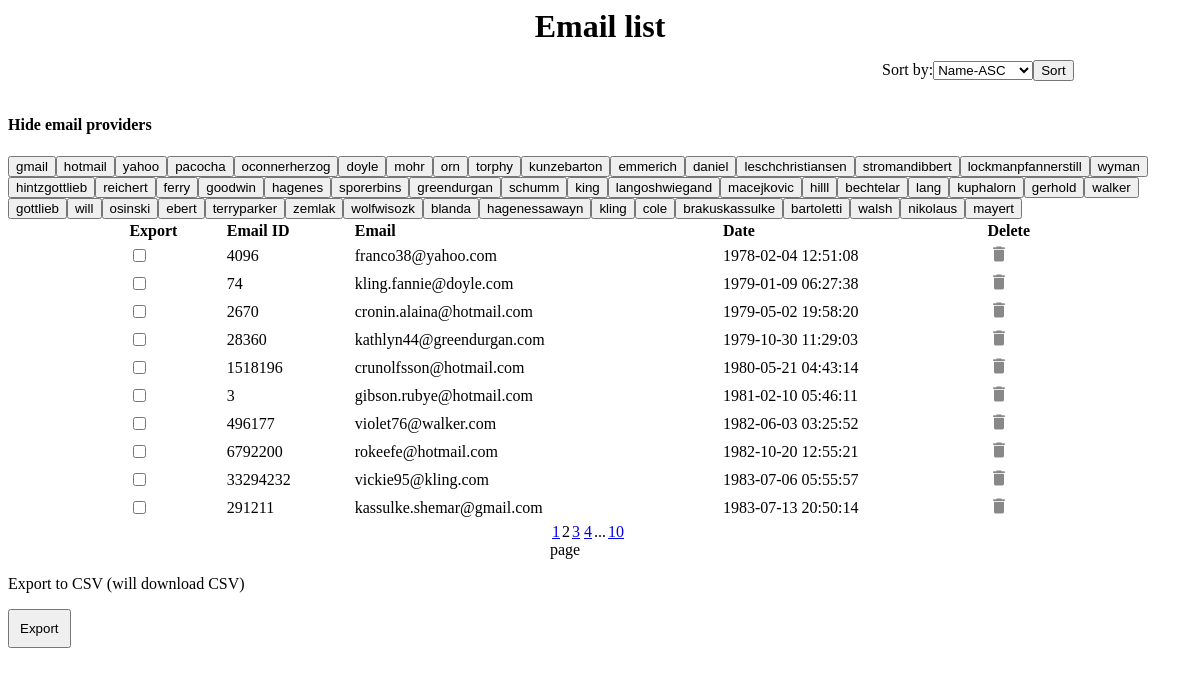
Screenshot of /email_list.php?pageNumber=2 with the database file from the repository.
### tables this page shows
CREATE TABLE `emails` (
  `email_id` int(11) NOT NULL,
  `email` varchar(50) NOT NULL,
  `date` timestamp NOT NULL DEFAULT CURRENT_TIMESTAMP
);

### email_list.php (the view, shortened to what this page needs)
<?php
require_once ('includes/databasecontroll.php');
function getEmails($conn) {
    $sql = 'SELECT * FROM emails';
            if (!isset($_POST['order']) && !isset($_POST['filter'])) {
                $sql = 'SELECT * FROM emails ORDER BY date';
            }
    $currentPage = 1;
    if(isset($_GET['pageNumber'])){
    $currentPage = $_GET['pageNumber'];
    }
    $startPage = ($currentPage-1)*PERPAGE_LIMIT;
    $href = "/magebit/email_list.php?";
    $query =  $sql . " limit " . $startPage . "," . PERPAGE_LIMIT;
    $result = $conn->prepare($query);
    $result->execute();
    while($row=$result->fetch(PDO::FETCH_ASSOC)) {
    $emails[] = $row;
    }
    if(is_array($emails)){
    $emails["page_links"] = paginateResults($sql,$href,$conn);
    return $emails;
    }
    }
    function pagination($count, $href) {
    $output = '';
    if(PERPAGE_LIMIT != 0){
    $pages  = ceil($count/PERPAGE_LIMIT);
    }
    if($pages>1) {
    for($i=($_REQUEST["pageNumber"]-2); $i<=($_REQUEST["pageNumber"]+2); $i++)	{
        if($i<1) continue;
        if($_REQUEST["pageNumber"] == $i){
            $output = $output . '<span id='.$i.' class="current">'.$i.'</span>';
        } else	{
            $output = $output . '<a href="' . $href . "pageNumber=".$i . '" class="page">'.$i.'</a>';
        }
    }
    if(($pages-($_REQUEST["pageNumber"]+2))>1) {
    $output = $output . '...';
    }
    if(($pages-($_REQUEST["pageNumber"]+2))>0) {
    if($_REQUEST["pageNumber"] == $pages){
        $output = $output . '<span id=' . ($pages) .' class="current">' . ($pages) .'</span>';
    }else	{
        $output = $output . '<a href="' . $href .  "pageNumber=" .($pages) .'" class="page">' . ($pages) .'</a>';
    }
    }
    }
    return $output;
    }
    function paginateResults($sql, $href,$conn) {
        $result = $conn->prepare($sql);
        $result->execute();
        $count=$result->rowCount();
        $page_links = pagination($count, $href);
        return $page_links;
    }
?>
<!DOCTYPE html>
<html lang="en">
<head>
    <link rel="stylesheet" href="css/email_list_styles.css">
</head>
<body>
    <table  style="width: 80%; margin:0 auto;">
        <h1>Email list</h1>
        <div id="kartot-produktus" style="width: 80%;
                                            height: 50px;
                                            margin: 0 auto;
                                            display: flex;
                                            align-items: center;
                                            justify-content: flex-end;">
        <form method="POST" class="kartot">
            <label for="kartot">Sort by:</label>
            <select name="kartot" size="1">
                <option value="email ASC"> Name-ASC </option>
            </select>
            <input type="submit" name="order" value="Sort" />
        </form>
    </div>
    <h4>Hide email providers</h4>
        <form method="POST" class="filter">
        <?php
            $query = "select DISTINCT (SUBSTRING_INDEX(SUBSTR(email, INSTR(email, '@') + 1),'.',1)) as DomainName from emails";
            $stmt = $conn->prepare($query);
            $stmt->execute();
            while($result=$stmt->fetch(PDO::FETCH_ASSOC)){
                $email = $result['DomainName'];
                echo "<input type='submit' name='filter' value='$email'/>";
            }
        ?>
        </form>
        <form action="includes/export.php" method="POST">
            <tr>
                <th style="text-align:left;">Export</th>
                <th style="text-align:left;">Email ID</th>
                <th style="text-align:left;">Email</th>
                <th style="text-align:left;">Date</th>
                <th style="text-align:left;">Delete</th>
            </tr>
            <?php
            $emails = getEmails($conn);
                if(is_array($emails)) {
                for($i=0;$i<count($emails)-1;$i++) {
                ?>
                <tr>
                    <td><?php echo " <input type='checkbox' name='data[]' value='{$emails[$i]['email_id']}' />"; ?></td>
                    <td><?php echo  $emails[$i]["email_id"]; ?></td>
                    <td><?php echo  $emails[$i]["email"]; ?></td>
                    <td><?php echo  $emails[$i]["date"]; ?></td>
                    <td><a href="email_list.php?action=del&email_id=<?php echo $emails[$i]["email_id"]; ?>">
                            <img src="images/icon-delete.png" alt="Remove Item" />
                        </a>
                    </td>
                </tr>
            <?php
            }
            ?>
    </table>
    <div class="pages">
<tr class="tableheader">
<td colspan="2"><?php echo $emails["page_links"]; ?></td>
</tr>
<span>page</span>
</div>
<?php
}
?>
<p>Export to CSV (will download CSV)</p>
    <input type="submit" name="export" value="Export" class="export_btn">
</body>
</html>

### css/email_list_styles.css (style rules this page uses)
.export_btn { padding: 10px; display: block; }
h1 { display: table; margin: 0 auto; }
.pages { width: 100px; margin: 0 auto; }
a { margin: 2px; }

### rows the page displays
emails: email_id "4096", email "franco38@yahoo.com", date "1978-02-04 12:51:08"
emails: email_id "74", email "kling.fannie@doyle.com", date "1979-01-09 06:27:38"
emails: email_id "2670", email "cronin.alaina@hotmail.com", date "1979-05-02 19:58:20"
emails: email_id "28360", email "kathlyn44@greendurgan.com", date "1979-10-30 11:29:03"
emails: email_id "1518196", email "crunolfsson@hotmail.com", date "1980-05-21 04:43:14"
emails: email_id "3", email "gibson.rubye@hotmail.com", date "1981-02-10 05:46:11"
emails: email_id "496177", email "violet76@walker.com", date "1982-06-03 03:25:52"
emails: email_id "6792200", email "rokeefe@hotmail.com", date "1982-10-20 12:55:21"
emails: email_id "33294232", email "vickie95@kling.com", date "1983-07-06 05:55:57"
emails: email_id "291211", email "kassulke.shemar@gmail.com", date "1983-07-13 20:50:14"

### other values shown
$output "..."
$pages "10"
